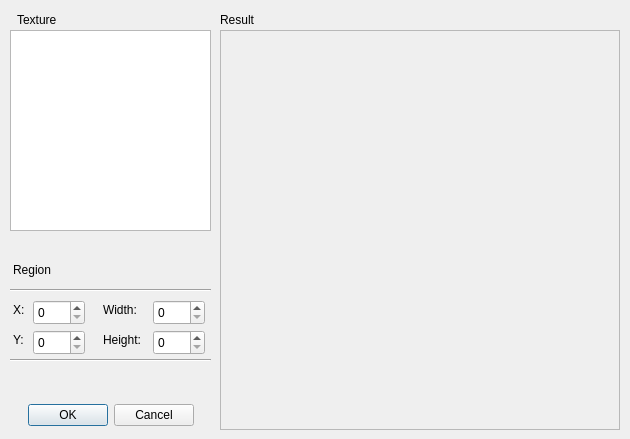
<?xml version="1.0" encoding="UTF-8"?>
<ui version="4.0">
 <class>FormAddSprite</class>
 <widget class="QDialog" name="FormAddSprite">
  <property name="geometry">
   <rect>
    <x>0</x>
    <y>0</y>
    <width>630</width>
    <height>439</height>
   </rect>
  </property>
  <property name="windowTitle">
   <string>Add sprite</string>
  </property>
  <widget class="QDialogButtonBox" name="buttonBox">
   <property name="geometry">
    <rect>
     <x>10</x>
     <y>400</y>
     <width>201</width>
     <height>31</height>
    </rect>
   </property>
   <property name="orientation">
    <enum>Qt::Horizontal</enum>
   </property>
   <property name="standardButtons">
    <set>QDialogButtonBox::Cancel|QDialogButtonBox::Ok</set>
   </property>
   <property name="centerButtons">
    <bool>true</bool>
   </property>
  </widget>
  <widget class="QFrame" name="frame">
   <property name="geometry">
    <rect>
     <x>220</x>
     <y>30</y>
     <width>400</width>
     <height>400</height>
    </rect>
   </property>
   <property name="frameShape">
    <enum>QFrame::StyledPanel</enum>
   </property>
   <property name="frameShadow">
    <enum>QFrame::Raised</enum>
   </property>
  </widget>
  <widget class="QListView" name="listView">
   <property name="geometry">
    <rect>
     <x>10</x>
     <y>30</y>
     <width>201</width>
     <height>201</height>
    </rect>
   </property>
  </widget>
  <widget class="QLabel" name="label">
   <property name="geometry">
    <rect>
     <x>17</x>
     <y>10</y>
     <width>61</width>
     <height>20</height>
    </rect>
   </property>
   <property name="text">
    <string>Texture</string>
   </property>
  </widget>
  <widget class="QLabel" name="label_2">
   <property name="geometry">
    <rect>
     <x>220</x>
     <y>10</y>
     <width>61</width>
     <height>20</height>
    </rect>
   </property>
   <property name="text">
    <string>Result</string>
   </property>
  </widget>
  <widget class="QLabel" name="label_3">
   <property name="geometry">
    <rect>
     <x>13</x>
     <y>260</y>
     <width>61</width>
     <height>20</height>
    </rect>
   </property>
   <property name="text">
    <string>Region</string>
   </property>
  </widget>
  <widget class="QLabel" name="label_4">
   <property name="geometry">
    <rect>
     <x>13</x>
     <y>300</y>
     <width>21</width>
     <height>20</height>
    </rect>
   </property>
   <property name="text">
    <string>X:</string>
   </property>
  </widget>
  <widget class="QLabel" name="label_5">
   <property name="geometry">
    <rect>
     <x>13</x>
     <y>330</y>
     <width>16</width>
     <height>20</height>
    </rect>
   </property>
   <property name="text">
    <string>Y:</string>
   </property>
  </widget>
  <widget class="QLabel" name="label_6">
   <property name="geometry">
    <rect>
     <x>103</x>
     <y>330</y>
     <width>51</width>
     <height>20</height>
    </rect>
   </property>
   <property name="text">
    <string>Height:</string>
   </property>
  </widget>
  <widget class="QLabel" name="label_7">
   <property name="geometry">
    <rect>
     <x>103</x>
     <y>300</y>
     <width>41</width>
     <height>20</height>
    </rect>
   </property>
   <property name="text">
    <string>Width:</string>
   </property>
  </widget>
  <widget class="QSpinBox" name="spinBoxX">
   <property name="geometry">
    <rect>
     <x>33</x>
     <y>300</y>
     <width>52</width>
     <height>25</height>
    </rect>
   </property>
  </widget>
  <widget class="QSpinBox" name="spinBoxY">
   <property name="geometry">
    <rect>
     <x>33</x>
     <y>330</y>
     <width>52</width>
     <height>25</height>
    </rect>
   </property>
  </widget>
  <widget class="QSpinBox" name="spinBoxW">
   <property name="geometry">
    <rect>
     <x>153</x>
     <y>300</y>
     <width>52</width>
     <height>25</height>
    </rect>
   </property>
  </widget>
  <widget class="QSpinBox" name="spinBoxH">
   <property name="geometry">
    <rect>
     <x>153</x>
     <y>330</y>
     <width>52</width>
     <height>25</height>
    </rect>
   </property>
  </widget>
  <widget class="Line" name="line">
   <property name="geometry">
    <rect>
     <x>10</x>
     <y>280</y>
     <width>201</width>
     <height>20</height>
    </rect>
   </property>
   <property name="orientation">
    <enum>Qt::Horizontal</enum>
   </property>
  </widget>
  <widget class="Line" name="line_2">
   <property name="geometry">
    <rect>
     <x>10</x>
     <y>350</y>
     <width>201</width>
     <height>20</height>
    </rect>
   </property>
   <property name="orientation">
    <enum>Qt::Horizontal</enum>
   </property>
  </widget>
 </widget>
 <resources/>
 <connections>
  <connection>
   <sender>buttonBox</sender>
   <signal>accepted()</signal>
   <receiver>FormAddSprite</receiver>
   <slot>accept()</slot>
   <hints>
    <hint type="sourcelabel">
     <x>248</x>
     <y>254</y>
    </hint>
    <hint type="destinationlabel">
     <x>157</x>
     <y>274</y>
    </hint>
   </hints>
  </connection>
  <connection>
   <sender>buttonBox</sender>
   <signal>rejected()</signal>
   <receiver>FormAddSprite</receiver>
   <slot>reject()</slot>
   <hints>
    <hint type="sourcelabel">
     <x>316</x>
     <y>260</y>
    </hint>
    <hint type="destinationlabel">
     <x>286</x>
     <y>274</y>
    </hint>
   </hints>
  </connection>
 </connections>
</ui>
